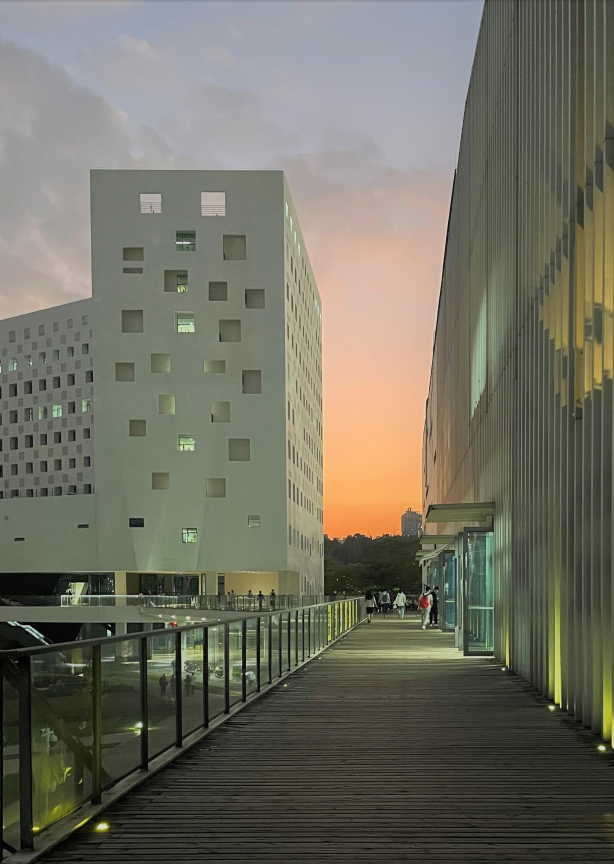
#> input picture Pics/test.jpg, 1842 x 2591 px (shown at 1/3 size)
$ python 'Scharr算子.py'
#> lines starting #> are read from the running program, lines starting #| are printed output that depends on the picture
#coding:utf-8
import cv2 as cv
import numpy as np

img = cv.imread(r"./Pics/test.jpg")
#> img is the input picture: shape (2591, 1842, 3); mean B, G, R 97.5, 111, 112.4
#注意此处的ddepth不要设为-1，要设为cv.CV_32F或cv.CV_64F，否则会丢失太多信息
scharr_edge_x = cv.Scharr(img,ddepth=cv.CV_32F,dx=1,dy=0)
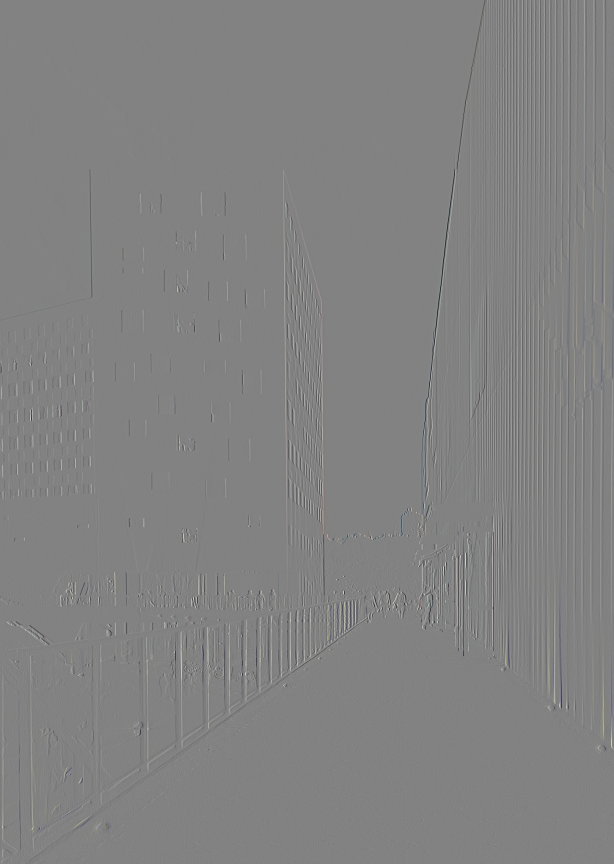
#> scharr_edge_x: shape (2591, 1842, 3) float32 (shown at 1/3 size); mean B, G, R -0.3, 0, 0; drawn with min black and max white
scharr_edge_x = cv.convertScaleAbs(scharr_edge_x) #convertScaleAbs等同于下面几句：
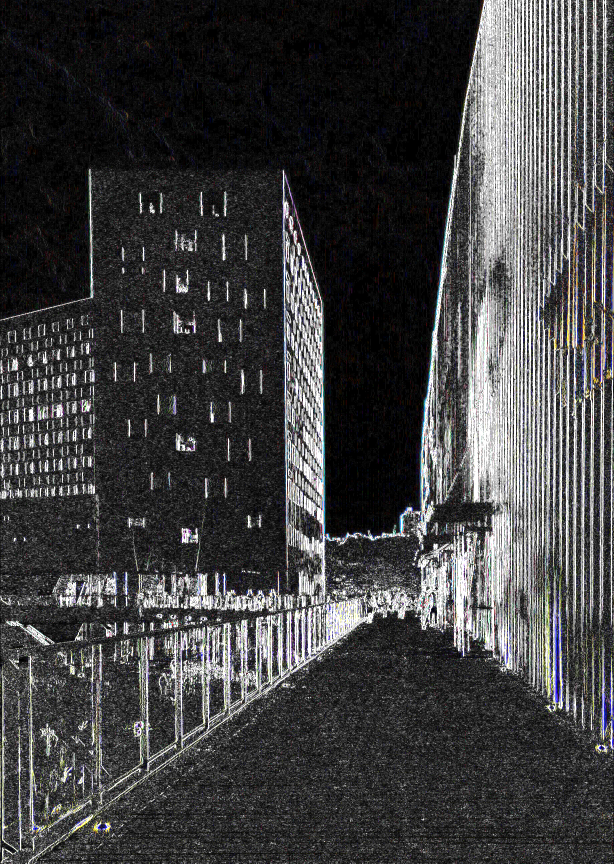
#> scharr_edge_x: shape (2591, 1842, 3) (shown at 1/3 size); mean B, G, R 65.2, 64.7, 64.8

# [4 lines of commented-out code are left out]

scharr_edge_y = cv.Scharr(img,ddepth=cv.CV_32F,dx=0,dy=1)
scharr_edge_y = cv.convertScaleAbs(scharr_edge_y)
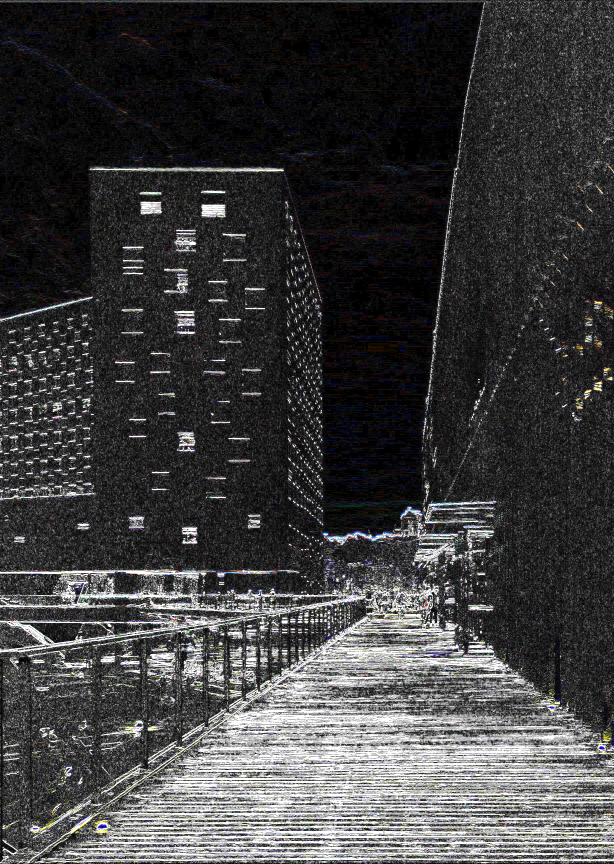
#> scharr_edge_y: shape (2591, 1842, 3) (shown at 1/3 size); mean B, G, R 63, 62.5, 62.8

scharr_edge=cv.addWeighted(scharr_edge_x,0.5,scharr_edge_y,0.5,0) #两者等权叠加
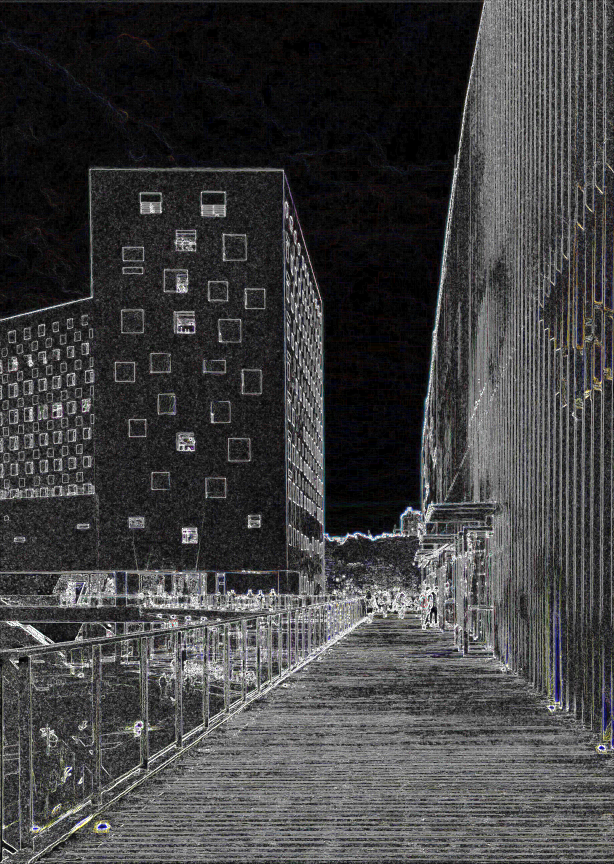
#> scharr_edge: shape (2591, 1842, 3) (shown at 1/3 size); mean B, G, R 64.1, 63.6, 63.8

cv.namedWindow("Original", 0)
cv.resizeWindow("Original", 360, 480)

cv.namedWindow("scharr_edge_x", 0)
cv.resizeWindow("scharr_edge_x", 360, 480)

cv.namedWindow("scharr_edge_y ", 0)
cv.resizeWindow("scharr_edge_y ", 360, 480)

cv.namedWindow("scharr_edge", 0)
cv.resizeWindow("scharr_edge", 360, 480)

cv.imshow("Original",img)
cv.imshow("scharr_edge_x",scharr_edge_x)
cv.imshow("scharr_edge_y ",scharr_edge_y )
cv.imshow("scharr_edge",scharr_edge)
cv.waitKey(0)
cv.destroyAllWindows()
